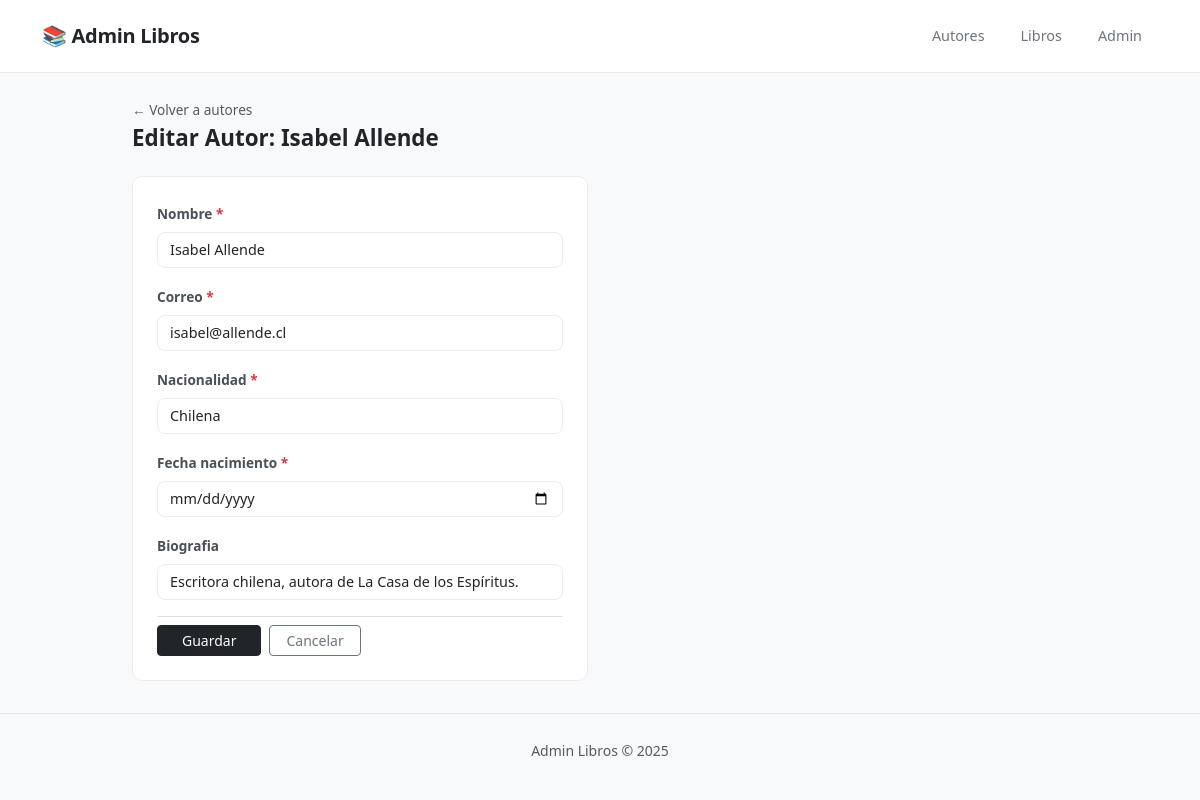
The app's page /autores/editar/2/ with its own data.
### gestion/models.py (models this page shows, shortened)
class Autor(models.Model):
    nombre = models.CharField(max_length=100)
    correo = models.EmailField(unique=True)
    nacionalidad = models.CharField(max_length=50)
    fecha_nacimiento = models.DateField()
    biografia = models.TextField(blank=True, null=True)
    class Meta:
        verbose_name = 'Autor'
        verbose_name_plural = 'Autores'
        ordering = ['nombre']

### gestion/views.py (the view)
# urls.py: path('autores/editar/<int:pk>/', views.editar_autor, name='editar_autor'),
def editar_autor(request, pk):
    autor = get_object_or_404(Autor, pk=pk)
    if request.method == 'POST':
        form = AutorForm(request.POST, instance=autor)
        if form.is_valid():
            form.save()
            return redirect('lista_autores')
    else:
        form = AutorForm(instance=autor)
    return render(request, 'gestion/autor_form.html', {'form': form, 'titulo': f'Editar Autor: {autor.nombre}'})

### gestion/forms.py
class AutorForm(forms.ModelForm):
    class Meta:
        model = Autor
        fields = ['nombre', 'correo', 'nacionalidad', 'fecha_nacimiento', 'biografia']
        widgets = {
            'fecha_nacimiento': forms.DateInput(attrs={'type': 'date'}),
            'biografia': forms.Textarea(attrs={'rows': 4}),
        }

### gestion/templates/gestion/autor_form.html (shortened to what this page needs)
{% extends 'gestion/base.html' %}
{% block content %}
<div class="mb-4">
    <a href="{% url 'lista_autores' %}" class="text-muted text-decoration-none" style="font-size:0.85rem;">&#8592; Volver a autores</a>
    <h1 class="page-title mt-1 mb-0">{{ titulo }}</h1>
</div>
<div class="row">
    <div class="col-md-7 col-lg-6">
        <div class="card p-4">
            <form method="post" novalidate>
                {% for field in form %}
                <div class="mb-3">
                    <label for="{{ field.id_for_label }}" class="form-label">
                        {{ field.label }}{% if field.field.required %} <span class="text-danger">*</span>{% endif %}
                    </label>
                    {% if field.field.widget.input_type == 'textarea' %}
                        <textarea name="{{ field.html_name }}" id="{{ field.id_for_label }}"
                            class="form-control {% if field.errors %}is-invalid{% endif %}"
                            rows="3">{{ field.value|default:'' }}</textarea>
                    {% else %}
                        <input type="{{ field.field.widget.input_type }}"
                            name="{{ field.html_name }}"
                            id="{{ field.id_for_label }}"
                            value="{{ field.value|default:'' }}"
                            class="form-control {% if field.errors %}is-invalid{% endif %}">
                    {% endif %}
                </div>
                {% endfor %}
                <div class="d-flex gap-2 pt-2 border-top mt-3">
                    <button type="submit" class="btn btn-dark btn-sm px-4">Guardar</button>
                    <a href="{% url 'lista_autores' %}" class="btn btn-outline-secondary btn-sm px-3">Cancelar</a>
                </div>
            </form>
        </div>
    </div>
</div>
{% endblock %}

### gestion/templates/gestion/base.html (style rules this page uses)
body { background-color: #f8f9fa; color: #212529; font-family: 'Segoe UI', system-ui, sans-serif; }
.page-title { font-size: 1.4rem; font-weight: 600; color: #212529; }
.card { border: 1px solid #e9ecef; border-radius: 10px; box-shadow: none; }
.form-label { font-size: 0.85rem; font-weight: 600; color: #495057; }
.form-control, .form-select { border-color: #e9ecef; border-radius: 8px; font-size: 0.9rem; }

### records on screen
Autor: nombre "Isabel Allende" "isabel@allende.cl" "Chilena" "Escritora chilena, autora de La Casa de los Espíritus."

### other values on screen
{{ titulo }} "Editar Autor: Isabel Allende"
{{ field.label }} "Nombre" "Correo" "Nacionalidad" "Fecha nacimiento" "Biografia"
